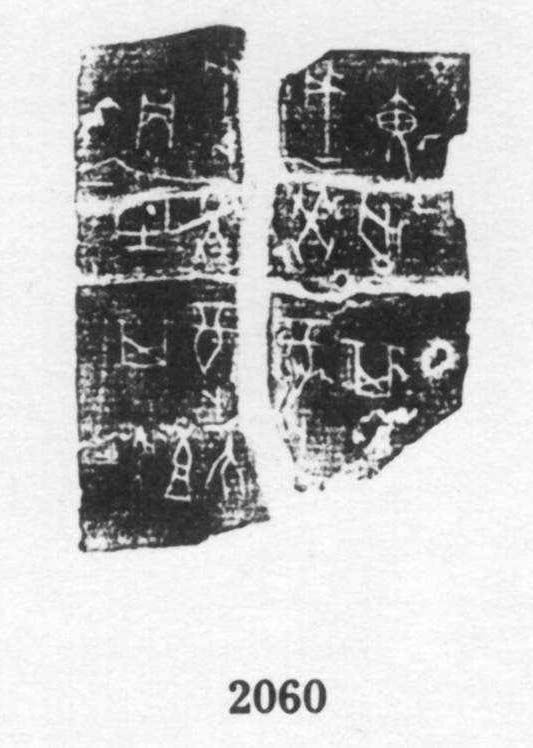
#> input picture questions_1/img/h02060.jpg, 533 x 748 px, found by its file name; its folder holds only this picture in this run
$ python get_feature.py
#> lines starting #> are read from the running program, lines starting #| are printed output that depends on the picture; after the words box and inside, x2 and y2 are one past the last pixel; in counts of white or black regions, pixels touching at a corner belong together
'''
Author: wds-dxh wdsnpshy@163.com
Date: 2024-04-12 15:57:25
LastEditors: wds-dxh wdsnpshy@163.com
LastEditTime: 2024-04-12 18:51:19
FilePath: /mathor_cup/questions_1/questions_1.py
Description: 甲骨文特征提取
微信: 15310638214
邮箱：wdsnpshy@163.com
Copyright (c) 2024 by ${wds-dxh}, All Rights Reserved.
'''
import cv2
import numpy as np


class FeatureExtract:
    def __init__(self,kernel = np.ones((2,2),dtype=np.int8), thresh = 100):
#> further down, img is the input picture: shape (748, 533, 3); min 20, max 255, mean 183.7
        self.kernel = kernel
        self.thresh = thresh
        print('init FeatureExtract')

    def get_feature(self, img):
        gray = cv2.cvtColor(img, cv2.COLOR_BGR2GRAY)
        #开运算
        opening1 = cv2.morphologyEx(gray.copy(),cv2.MORPH_OPEN,self.kernel, iterations=1)
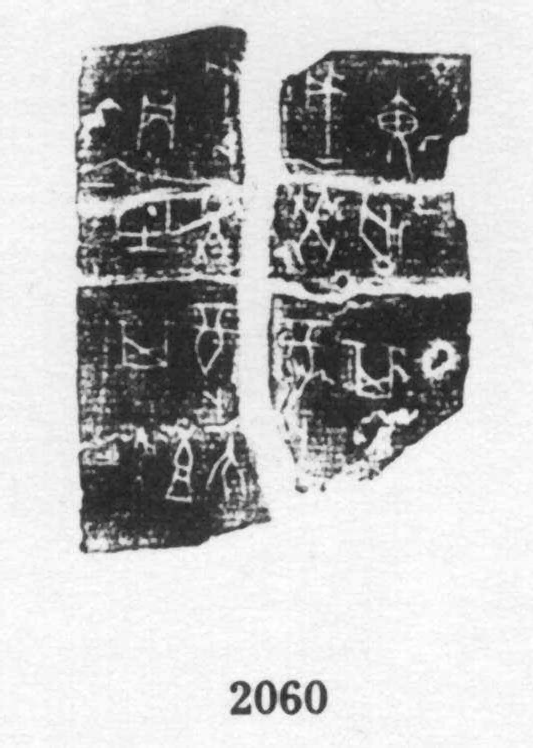
#> opening1: shape (748, 533); min 20, max 255, mean 183.1
        # 闭运算
        closing1 = cv2.morphologyEx(opening1.copy(), cv2.MORPH_CLOSE, self.kernel,iterations=1)
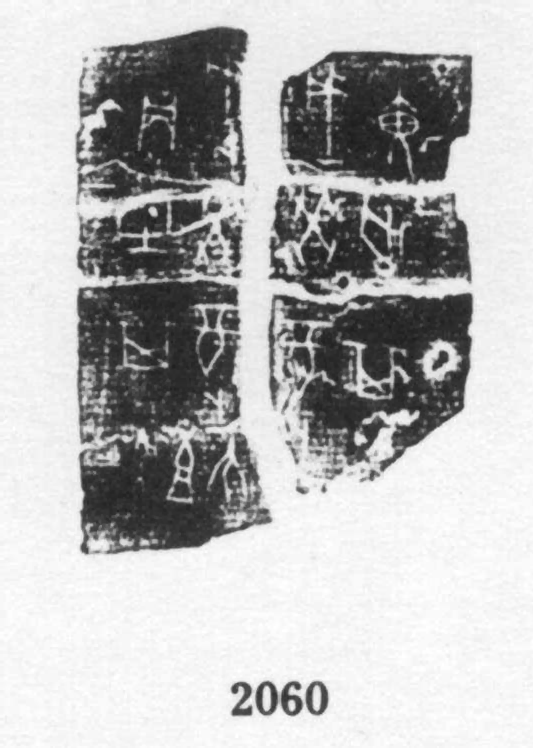
#> closing1: shape (748, 533); min 24, max 255, mean 183.5
        #ret是阈值，thresh1是二值化后的图像
        ret,thresh1 = cv2.threshold(closing1,self.thresh,255,cv2.THRESH_BINARY)
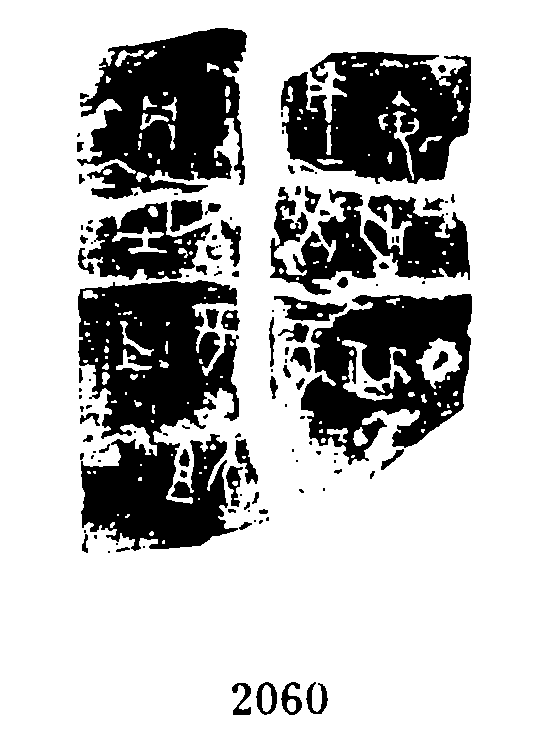
#> thresh1: shape (748, 533); 73.2% white; 124 black regions (57 under 20 px), largest, box (x1, y1, x2, y2) and area: (78, 280, 239, 551) 29186, (77, 28, 247, 199) 18982, (281, 52, 471, 184) 17382
#> ret = 100
        #再次开运算，去除噪声
        opening2 = cv2.morphologyEx(thresh1.copy(),cv2.MORPH_OPEN,self.kernel, iterations=1)
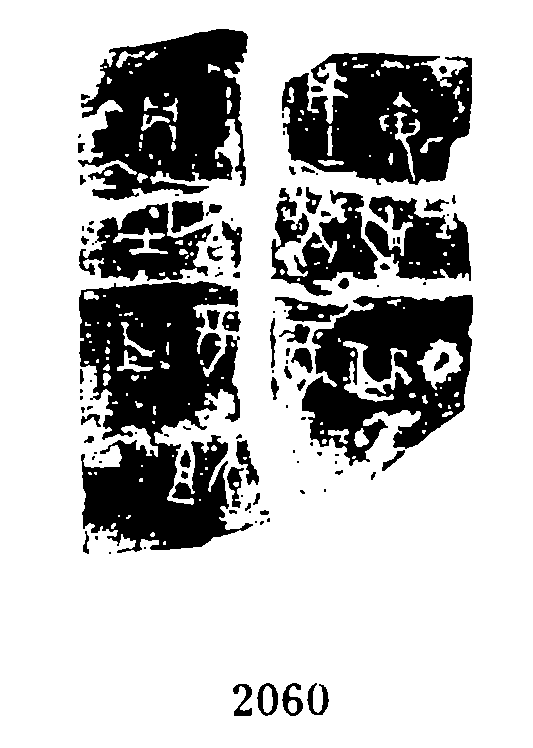
#> opening2: shape (748, 533); 73.2% white; 112 black regions (51 under 20 px), largest, box (x1, y1, x2, y2) and area: (79, 281, 253, 553) 29353, (78, 29, 248, 200) 18997, (282, 53, 472, 185) 17382

        return opening2


if __name__ == '__main__':
    input_path = './img'
    output_path = './result'
    # 读取文件夹下所有图片
    import os
    img_list = os.listdir(input_path)
    # 创建特征提取对象
    feature_extract = FeatureExtract()
    for img_name in img_list:
        img = cv2.imread(os.path.join(input_path, img_name))
        feature = feature_extract.get_feature(img)
        cv2.imwrite(os.path.join(output_path, img_name), feature)
        print('save img:', img_name)

$ run again, on questions_1/img/w01637.jpg
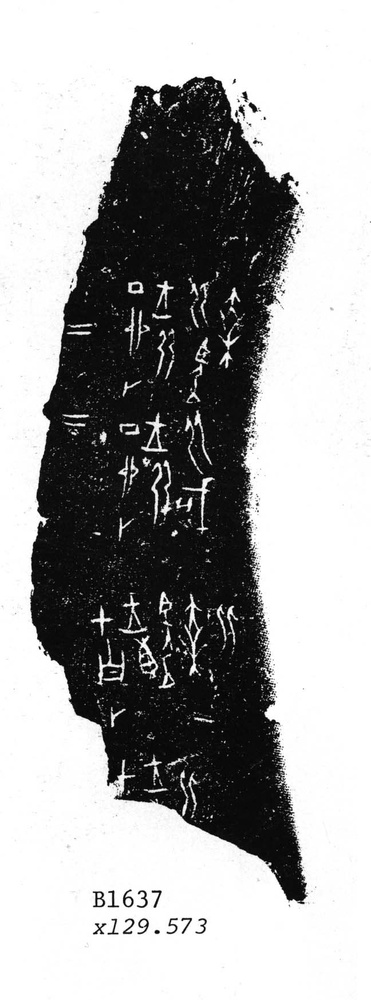
#> input picture questions_1/img/w01637.jpg, 371 x 1000 px, shrunk from 648 x 1745 before the run, found by its file name
#> img is the input picture: shape (1000, 371, 3); min 0, max 255, mean 164.6
#> in get_feature, `ret,thresh1 = cv2.threshold(closing1,self.thresh,255,cv2.THRESH_BINARY)`:
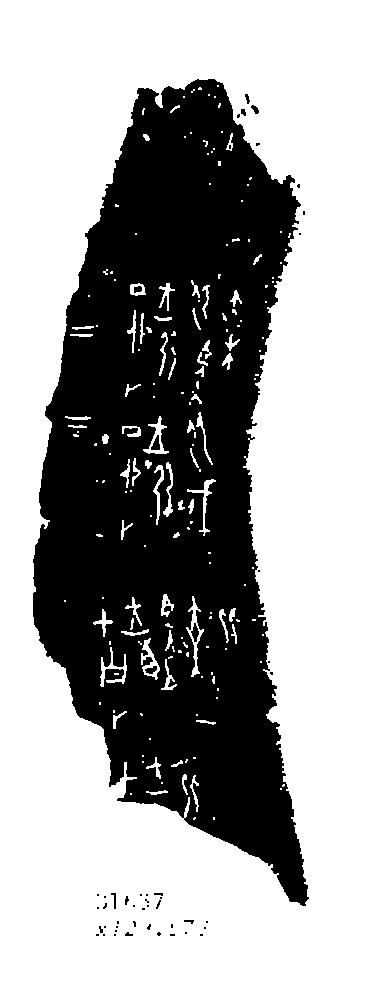
#> thresh1: shape (1000, 371); 63.1% white; 52 black regions (39 under 20 px), largest, box (x1, y1, x2, y2) and area: (33, 79, 309, 906) 136231, (191, 623, 199, 642) 85, (151, 435, 160, 450) 83
#> ret = 100
#> in get_feature, `opening2 = cv2.morphologyEx(thresh1.copy(),cv2.MORPH_OPEN,self.kernel,..`:
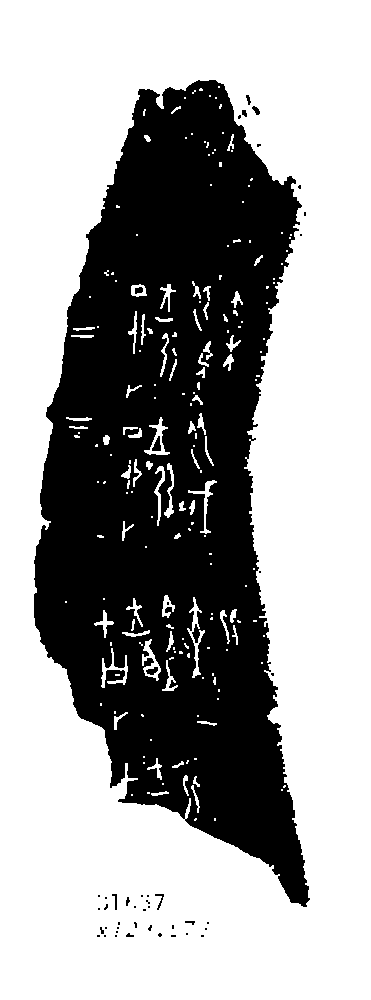
#> opening2: shape (1000, 371); 63.1% white; 47 black regions (35 under 20 px), largest, box (x1, y1, x2, y2) and area: (34, 80, 310, 907) 136343, (152, 436, 161, 451) 83, (146, 667, 158, 675) 61

$ run again, on questions_1/img/w01870.jpg
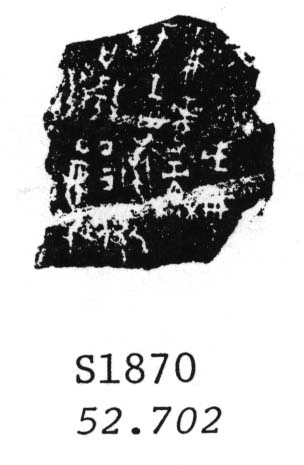
#> input picture questions_1/img/w01870.jpg, 304 x 465 px, found by its file name
#> img is the input picture: shape (465, 304, 3); min 0, max 255, mean 183.1
#> in get_feature, `ret,thresh1 = cv2.threshold(closing1,self.thresh,255,cv2.THRESH_BINARY)`:
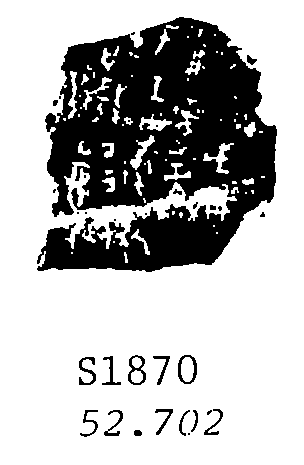
#> thresh1: shape (465, 304); 71.3% white; 33 black regions (15 under 20 px), largest, box (x1, y1, x2, y2) and area: (37, 17, 277, 272) 38617, (128, 355, 146, 385) 212, (178, 355, 197, 384) 199
#> ret = 100
#> in get_feature, `opening2 = cv2.morphologyEx(thresh1.copy(),cv2.MORPH_OPEN,self.kernel,..`:
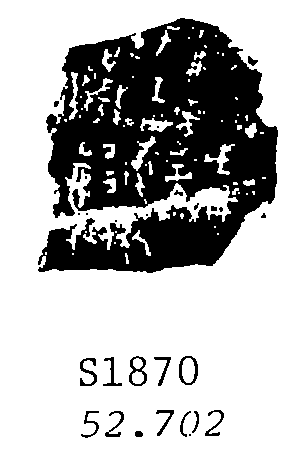
#> opening2: shape (465, 304); 71.3% white; 27 black regions (9 under 20 px), largest, box (x1, y1, x2, y2) and area: (38, 18, 278, 273) 38668, (129, 356, 147, 386) 212, (179, 356, 198, 385) 199
